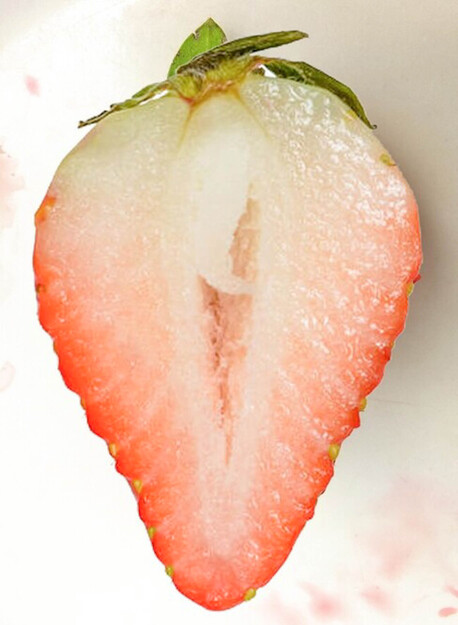
#> input picture Entrenamiento/FresasInmaduras/FI0.jpg, 458 x 625 px; its folder holds only this picture in this run
$ python RecorteFotos.py
#> lines starting #> are read from the running program, lines starting #| are printed output that depends on the picture; after the words box and inside, x2 and y2 are one past the last pixel; in counts of white or black regions, pixels touching at a corner belong together
from __future__ import division
import cv2
import numpy as np
from os import listdir

# Recorta las imagenes por partes para poder evaluar el nivel de madurez de la fruta
#Libreria para las direcciones
#Libreria para utilizar float como python 3.5
#libreria para aplicar filtros y determinar colores en python
#LIBRRIA para matrices y vectores

#Funcion recorre los directorios(carpeta) en ella busca cada imagen y llama a la funcion contorno
def Directorio(CarpetaImagenes, CarpetaRecortes, Imagenes_):
#> called with CarpetaImagenes = 'FresasInmaduras', CarpetaRecortes = 'FresasRecortadasI'
    for NombreImagen in Imagenes_:
        print(NombreImagen)
        imagen = cv2.imread(CarpetaImagenes + "/" +NombreImagen)
#> imagen is the input picture: shape (625, 458, 3); mean B, G, R 180.9, 203, 234
        buscaFresa = BuscarFresa(imagen)
        cv2.imwrite((CarpetaRecortes + "/" + NombreImagen), buscaFresa)


#Busca encontrar el contorno de la imagen
def contorno(imagen):
    imagen = imagen.copy()
    contornos = cv2.findContours(imagen, cv2.RETR_EXTERNAL, cv2.CHAIN_APPROX_SIMPLE)[0]
    contour_sizes = [(cv2.contourArea(contorno), contorno) for contorno in contornos]
    mayor_contorno = max(contour_sizes, key=lambda x: x[0])[1]

    mascara = np.zeros(imagen.shape, np.uint8)
    cv2.drawContours(mascara, [mayor_contorno], -1, 255, -1)
    return mayor_contorno, mascara


#Con el tratamiento de la imagen y su contorno se le calculan las dimensiones nuevas a tener
#Estas dimensiones son recortadas a un rectangulo y la ubicacion del mismo
def rectangulo(imagen, contorno):
    imagenElipse = imagen.copy()
    elipse = cv2.fitEllipse(contorno)
    factor_redn = 0.5
    sx = int((elipse[1][0]*factor_redn)/2)
    sy = int((elipse[1][1]*factor_redn)/2)
    x = int(elipse[0][0]) - sy
    y = int(elipse[0][1]) - sx
    if x < 0 and y < 0:
        x = x * -1
        y = y * -1
    imagenElipse = imagenElipse[y:(y + sx*2), x:(x + sy*2)]
    return imagenElipse

#Trata la imagen para encontrara un cuadrado y redimensionarla
def BuscarFresa(imagen):
    imagen2 = imagen.copy()
    imagen3 = imagen.copy()
    imagen2 = cv2.cvtColor(imagen2, cv2.COLOR_BGR2HSV)
#> imagen2: shape (625, 458, 3); mean H, S, V 18.1, 59.7, 234.2
    max_dimension = max(imagen2.shape)
#> max_dimension = 625
    scale = 700/max_dimension
#> scale = 1.12
    imagen2 = cv2.resize(imagen2, None, fx=scale, fy=scale)
#> imagen2: shape (700, 513, 3); mean H, S, V 18, 59.6, 234.1
    imagen3 = cv2.resize(imagen3, None, fx=scale, fy=scale)
    imagen_azul = cv2.GaussianBlur(imagen2, (7, 7), 0)
#> imagen_azul: shape (700, 513, 3); mean H, S, V 18, 59.6, 234.1
    min_rojo = np.array([0, 100, 80])
    max_rojo = np.array([10, 256, 256])

    mascara1 = cv2.inRange(imagen_azul, min_rojo, max_rojo)
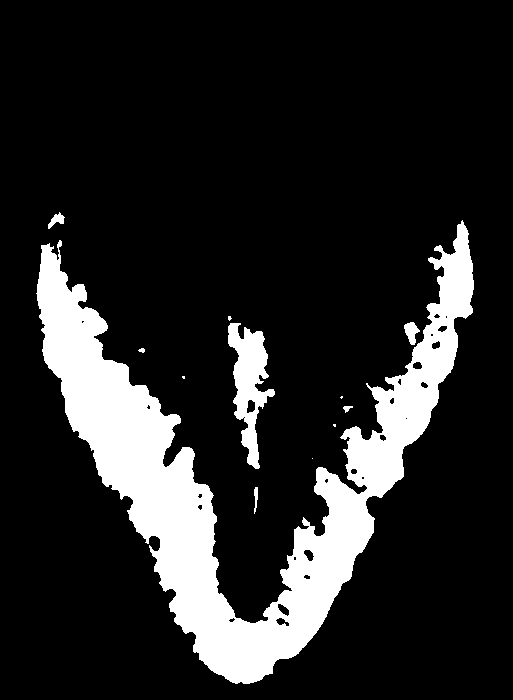
#> mascara1: shape (700, 513); 15.1% white; 12 white regions (5 under 20 px), largest, box (x1, y1, x2, y2) and area: (36, 220, 474, 684) 50557, (228, 323, 275, 469) 3173, (404, 322, 420, 345) 215
    min_rojo2 = np.array([10, 100, 80])
    max_rojo2 = np.array([180, 256, 256])

    mascara2 = cv2.inRange(imagen_azul, min_rojo2, max_rojo2)
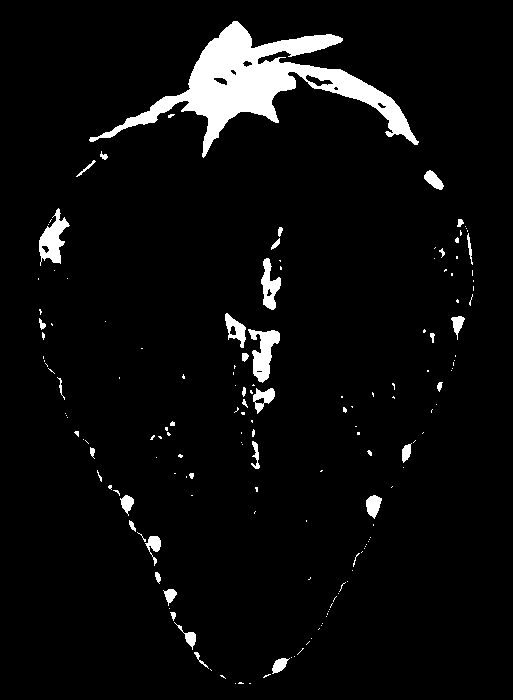
#> mascara2: shape (700, 513); 4.9% white; 163 white regions (124 under 20 px)
    mascara = mascara1 + mascara2
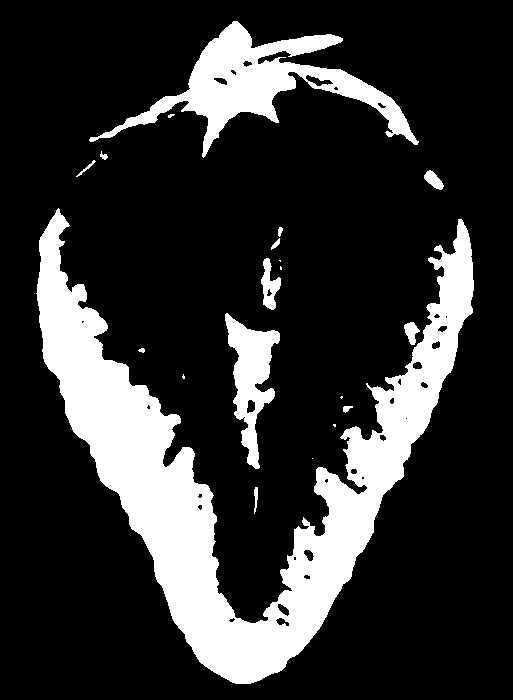
#> mascara: shape (700, 513); min 0, max 255, mean 49.5
    kernel = cv2.getStructuringElement(cv2.MORPH_ELLIPSE, (15, 15))
    MascaraCerrada = cv2.morphologyEx(mascara, cv2.MORPH_CLOSE, kernel)
    MascaraLimpia = cv2.morphologyEx(MascaraCerrada, cv2.MORPH_OPEN, kernel)
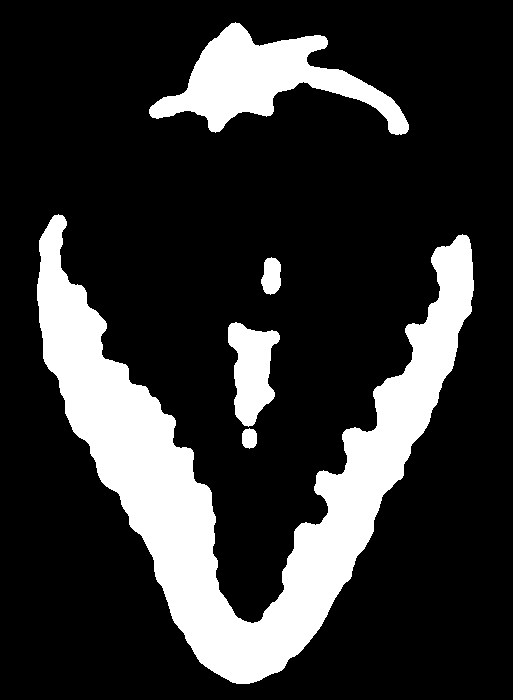
#> MascaraLimpia: shape (700, 513); min 0, max 255, mean 50.3

    contorno_Fresa_gramde, mascara_Fresa = contorno(MascaraLimpia)
#> in contorno, `contornos = cv2.findContours(imagen, cv2.RETR_EXTERNAL, cv2.CHAIN_APPR..`: contornos = 5 contours; box (x1, y1, x2, y2) and area: (37, 214, 474, 684) 54048, (149, 22, 409, 135) 11259, (228, 322, 280, 427) 3290, (261, 257, 281, 295) 543, (242, 428, 257, 449) 232
#> in contorno, `contour_sizes = [(cv2.contourArea(contorno), contorno) for contorno in..`: contour_sizes = 5 items
#> in contorno, `mayor_contorno = max(contour_sizes, key=lambda x: x[0])[1]`: mayor_contorno = contour of 971 points, box (x1, y1, x2, y2) (37, 214, 474, 684), area 54048
#> in contorno, `cv2.drawContours(mascara, [mayor_contorno], -1, 255, -1)`:
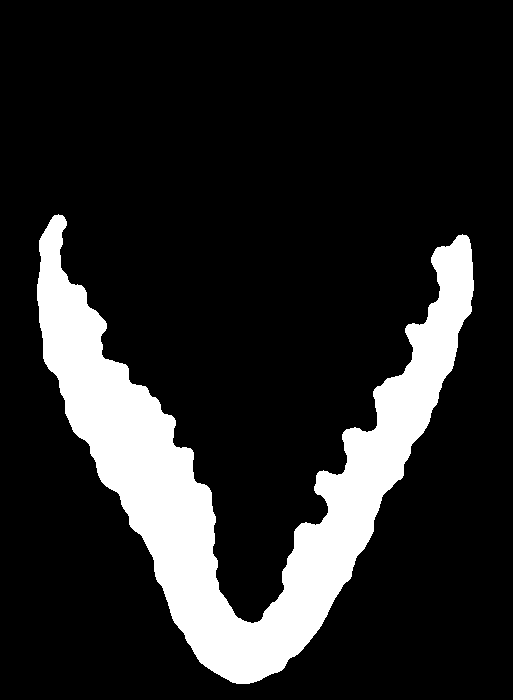
#> mascara: shape (700, 513); 15.3% white; 1 white region, box (x1, y1, x2, y2) and area: (37, 214, 474, 684) 55047
#> contorno_Fresa_gramde has the same summary as mayor_contorno in contorno

    rectangulo_Fresa = rectangulo(imagen3, contorno_Fresa_gramde)
#> in rectangulo, `elipse = cv2.fitEllipse(contorno)`: elipse = ((259, 71.95), (423.1, 1088), 1.59)
#> in rectangulo, `sx = int((elipse[1][0]*factor_redn)/2)`: sx = 105
#> in rectangulo, `sy = int((elipse[1][1]*factor_redn)/2)`: sy = 271
#> in rectangulo, `x = int(elipse[0][0]) - sy`: x = -13
#> in rectangulo, `y = int(elipse[0][1]) - sx`: y = -34
#> in rectangulo, `x = x * -1`: x = 13
#> in rectangulo, `y = y * -1`: y = 34
#> in rectangulo, `imagenElipse = imagenElipse[y:(y + sx*2), x:(x + sy*2)]`:
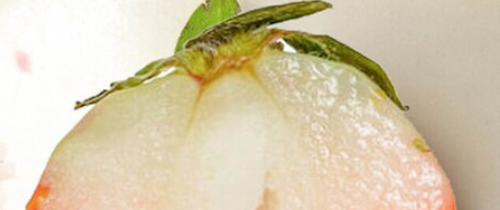
#> imagenElipse: shape (210, 500, 3); mean B, G, R 173.2, 202.8, 215.2
    return rectangulo_Fresa


Directorio("FresasInmaduras", "FresasRecortadasI", listdir("./FresasInmaduras"))
#> (the run stopped early here; a loop or call above may not have finished)

$ run again, on Entrenamiento/FresasInmaduras/FI5.jpg
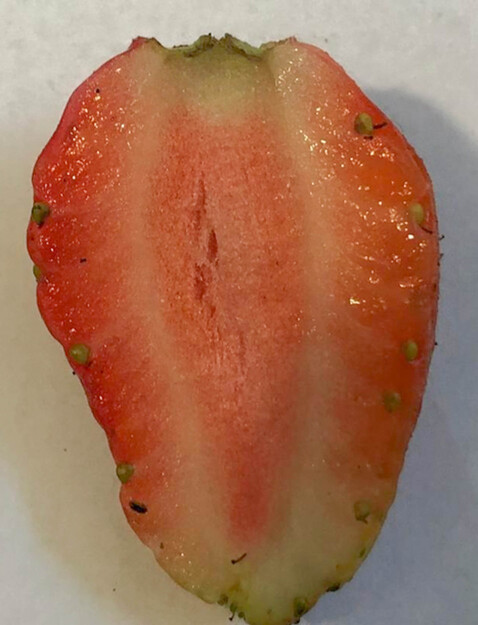
#> input picture Entrenamiento/FresasInmaduras/FI5.jpg, 478 x 625 px
#> in Directorio, imagen is the input picture: shape (625, 478, 3); mean B, G, R 87.2, 113.7, 163.7
#> imagen_azul: shape (700, 535, 3); mean H, S, V 24.9, 124.1, 164.9
#> in BuscarFresa, `mascara1 = cv2.inRange(imagen_azul, min_rojo, max_rojo)`:
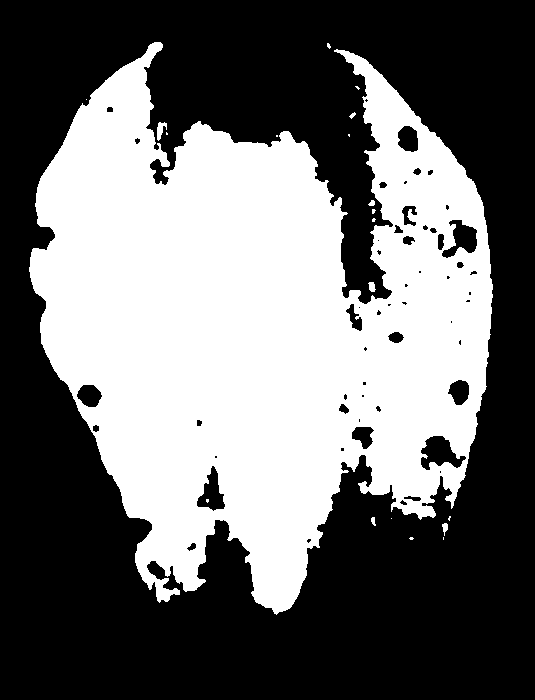
#> mascara1: shape (700, 535); 42.9% white; 20 white regions (13 under 20 px), largest, box (x1, y1, x2, y2) and area: (29, 42, 493, 615) 160208, (157, 122, 167, 141) 106, (368, 282, 376, 292) 57
#> mascara2: shape (700, 535); 25.6% white; 124 white regions (78 under 20 px)
#> contornos = 1 contour; box (x1, y1, x2, y2) and area: (29, 39, 493, 700) 228048
#> contour_sizes = 1 item
#> mayor_contorno = contour of 771 points, box (x1, y1, x2, y2) (29, 39, 493, 700), area 228048
#> contorno_Fresa_gramde has the same summary as mayor_contorno in contorno
#> elipse = ((268.6, 340), (440.4, 663.2), 170.9)
#> sx = 110
#> sy = 165
#> x = 103
#> y = 230
#> in rectangulo, `imagenElipse = imagenElipse[y:(y + sx*2), x:(x + sy*2)]`:
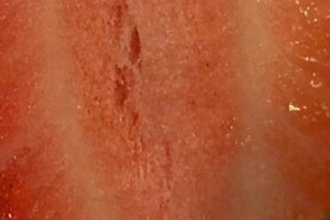
#> imagenElipse: shape (220, 330, 3); mean B, G, R 49.5, 84.3, 174

$ run again, on Entrenamiento/FresasInmaduras/FI6.jpg
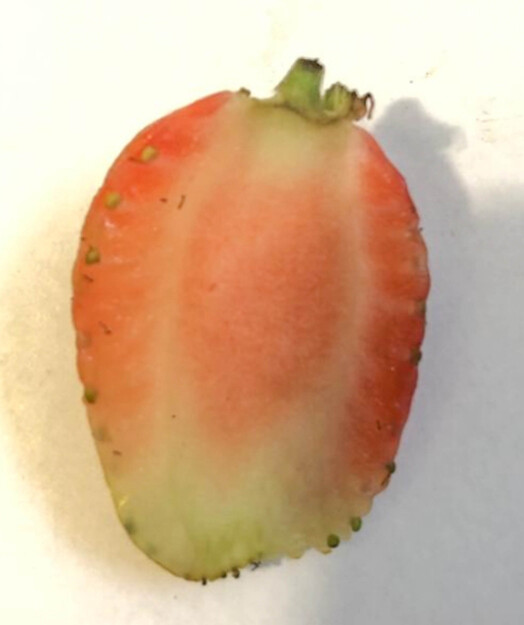
#> input picture Entrenamiento/FresasInmaduras/FI6.jpg, 524 x 625 px
#> in Directorio, imagen is the input picture: shape (625, 524, 3); mean B, G, R 146.8, 177.4, 210.6
#> imagen_azul: shape (700, 587, 3); mean H, S, V 26.9, 81.1, 210.9
#> in BuscarFresa, `mascara1 = cv2.inRange(imagen_azul, min_rojo, max_rojo)`:
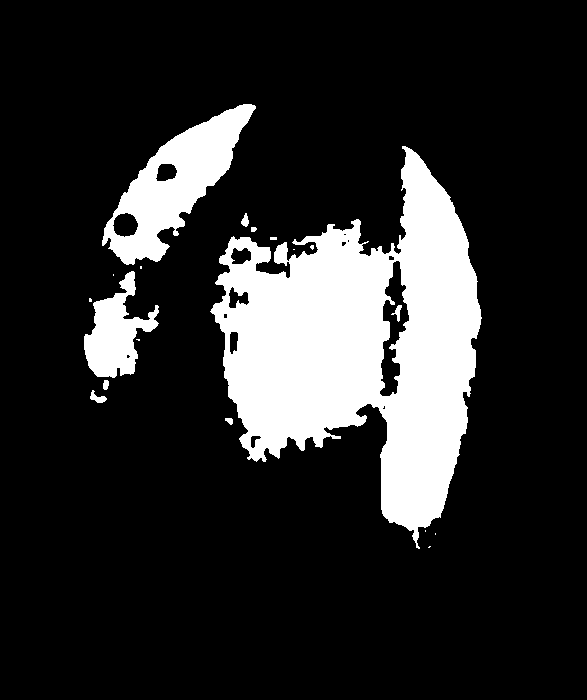
#> mascara1: shape (700, 587); 16.8% white; 19 white regions (9 under 20 px), largest, box (x1, y1, x2, y2) and area: (210, 146, 482, 549) 55124, (102, 104, 256, 265) 9491, (84, 271, 159, 378) 3898
#> mascara2: shape (700, 587); 32.1% white; 33 white regions (20 under 20 px)
#> contornos = 1 contour; box (x1, y1, x2, y2) and area: (77, 67, 481, 654) 177092
#> contour_sizes = 1 item
#> mayor_contorno = contour of 774 points, box (x1, y1, x2, y2) (77, 67, 481, 654), area 177092
#> contorno_Fresa_gramde has the same summary as mayor_contorno in contorno
#> elipse = ((276.7, 365.7), (401.6, 566.8), 6.99)
#> sx = 100
#> sy = 141
#> x = 135
#> y = 265
#> in rectangulo, `imagenElipse = imagenElipse[y:(y + sx*2), x:(x + sy*2)]`:
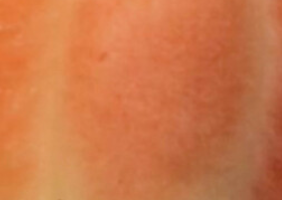
#> imagenElipse: shape (200, 282, 3); mean B, G, R 72.8, 119.1, 205
